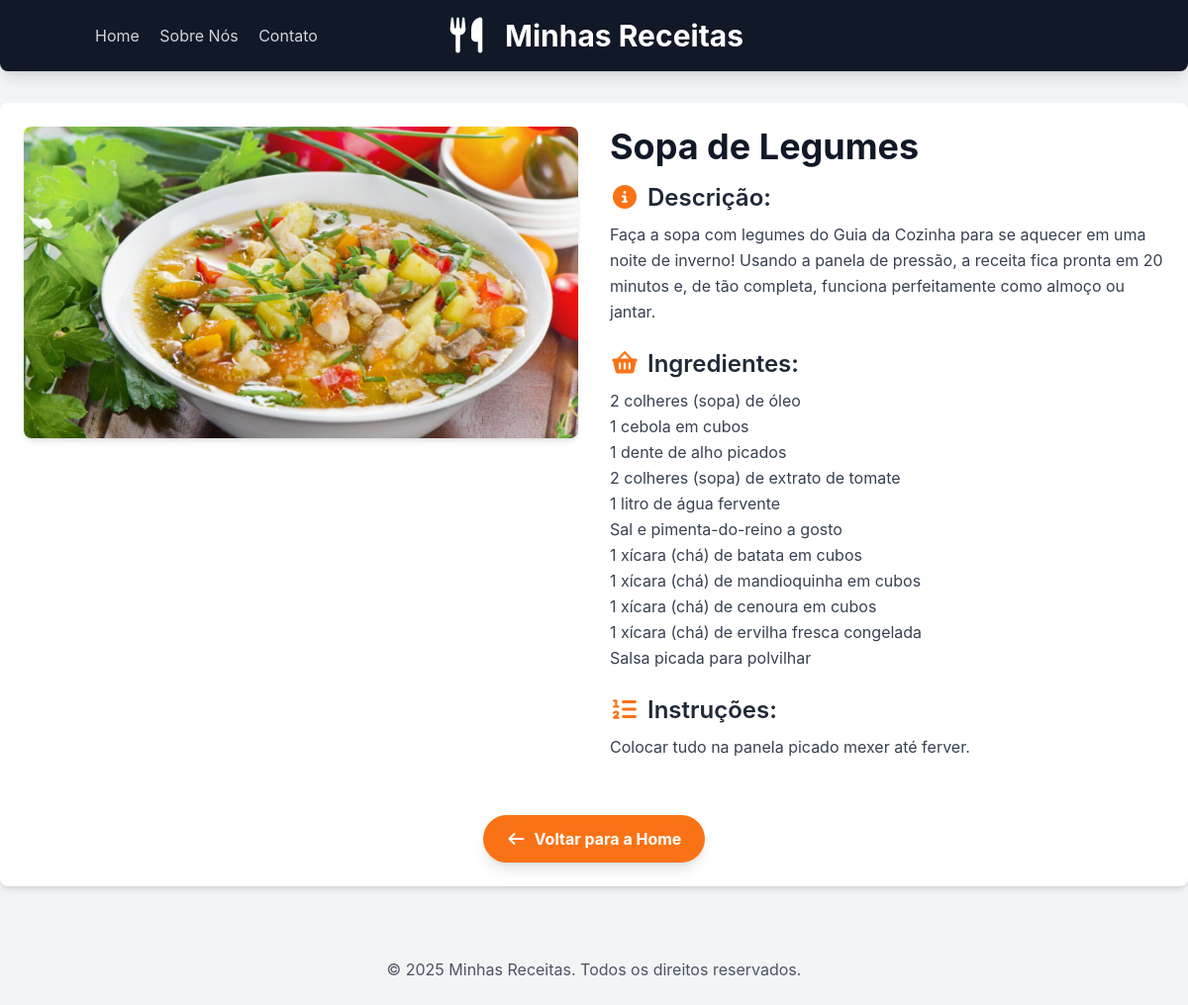
Before: /5 with the older database file.
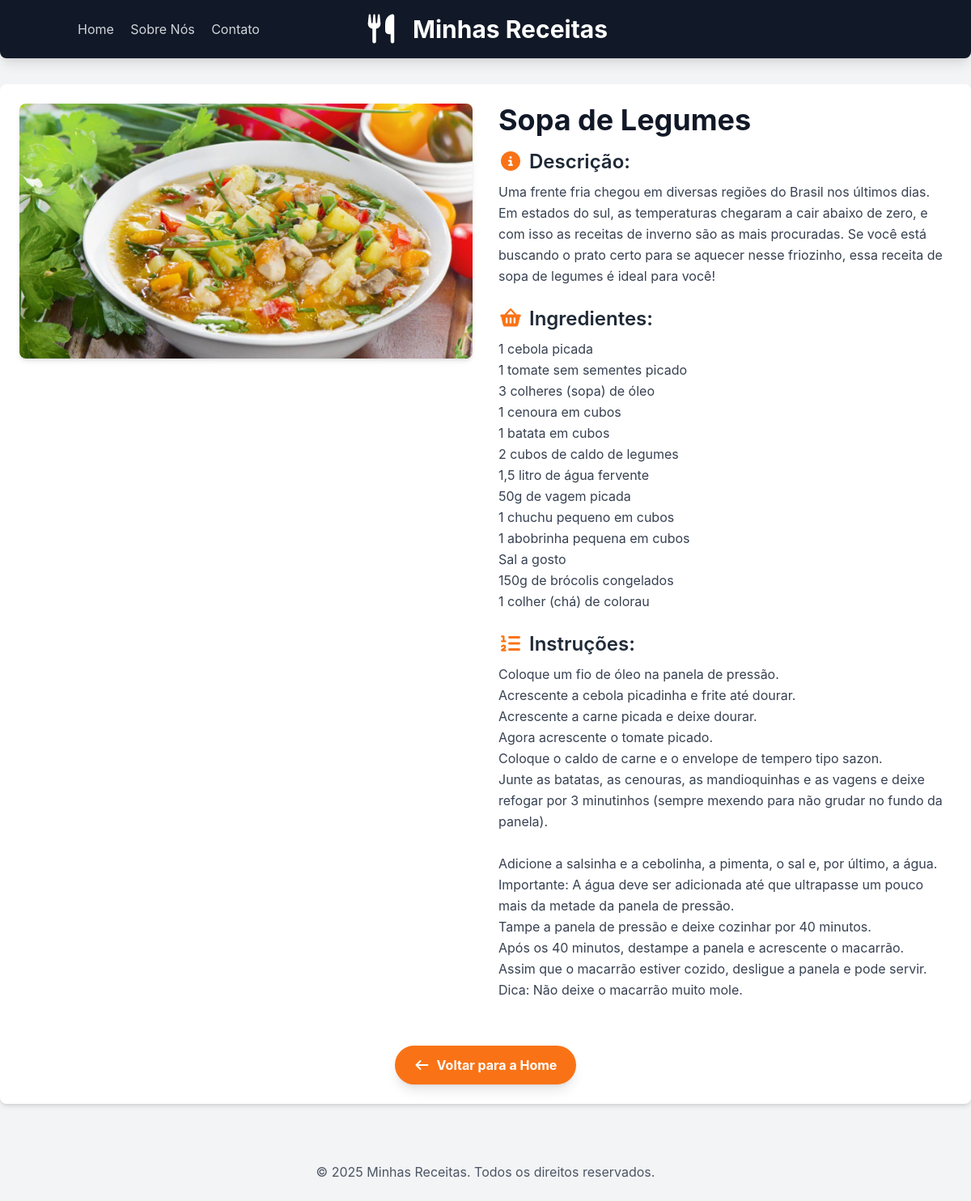
After: the same page with the newer database file.
### receitas/models.py (models this page shows, shortened)
class Receita(models.Model):
    CATEGORIAS = [
        ('doces', 'Doces'),
        ('salgados', 'Salgados'),
        ('bebidas', 'Bebidas'),
        ('sobremesas', 'Sobremesas'),
    ]
    title = models.CharField(max_length=200)
    description = models.TextField()
    ingredients = models.TextField()
    instructions = models.TextField()
    categoria = models.CharField(max_length=20, choices=CATEGORIAS, default='salgados')
    image = models.ImageField(upload_to="receitas/img", blank=True, null=True)
    created_at = models.DateTimeField(auto_now_add=True)
    updated_at = models.DateTimeField(auto_now=True)
    class Meta:
        verbose_name = "Receita"
        verbose_name_plural = "Receitas"
        ordering = ["-created_at"]

### receitas/views.py (the view)
# urls.py: path('<int:id>', views.receita_detail, name='receita_detail'),
def receita_detail(request, id):
    receita = get_object_or_404(Receita, pk=id)
    return render(request, "receitas/receita_detail.html", {"receita": receita})

### receitas/templates/receitas/receita_detail.html (shortened to what this page needs)
{% extends 'base.html' %}
{% load static %}
{% block content %}
<div class="flex flex-col md:flex-row gap-8">
    {% if receita.image %}
    <div class="md:w-1/2">
        <img src="{{ receita.image.url }}"
             alt="{{ receita.title }}"
             class="w-full h-auto rounded-lg shadow-md">
    </div>
    {% endif %}
    <div class="md:w-1/2">
        <h2 class="text-4xl font-bold text-gray-900 mb-4">{{ receita.title }}</h2>
        <h3 class="text-2xl font-semibold text-gray-800 mb-2">
            <i class="fas fa-info-circle text-orange-500 mr-2"></i>Descrição:
        </h3>
        <p class="text-gray-700 mb-6 leading-relaxed">{{ receita.description }}</p>
        <h3 class="text-2xl font-semibold text-gray-800 mb-2">
            <i class="fas fa-shopping-basket text-orange-500 mr-2"></i>Ingredientes:
        </h3>
        <p class="text-gray-700 mb-6 leading-relaxed whitespace-pre-wrap">{{ receita.ingredients }}</p>
        <h3 class="text-2xl font-semibold text-gray-800 mb-2">
            <i class="fas fa-list-ol text-orange-500 mr-2"></i>Instruções:
        </h3>
        <p class="text-gray-700 mb-6 leading-relaxed whitespace-pre-wrap">{{ receita.instructions }}</p>
    </div>
</div>
<div class="mt-8 text-center">
    <a href="{% url 'home' %}"
        class="inline-block bg-orange-500 hover:bg-orange-600 text-white font-bold py-3 px-6 rounded-full transition duration-300 ease-in-out shadow-lg">
        <i class="fas fa-arrow-left mr-2"></i>Voltar para a Home
    </a>
</div>
{% endblock %}

Changed rows visible on the page:
changed Receita "Sopa de Legumes": description "Faça a sopa com legumes do Guia da Cozinha para se aquecer em uma noite de inverno! Usando a panela de pressão, a receita fica pronta em 20 minutos e, de tão completa, funciona perfeitamente como almoço ou jantar." → "Uma frente fria chegou em diversas regiões do Brasil nos últimos dias. Em estados do sul, as temperaturas chegaram a cair abaixo de zero, e com isso as receitas de inverno são as mais procuradas. Se você está buscando o prato certo para se aquecer nesse friozinho, essa receita de sopa de legumes é ideal para você!"; ingredients "2 colheres (sopa) de óleo 1 cebola em cubos 1 dente de alho picados 2 colheres (sopa) de extrato de tomate 1 litro de água fervente Sal e pimenta-do-reino a gosto 1 xícara (chá) de batata em cubos 1 xícara (chá) de mandioquinha em cubos 1 xícara (chá) de cenoura em cubos 1 xícara (chá) de ervilha fresca congelada Salsa picada para polvilhar" → "1 cebola picada 1 tomate sem sementes picado 3 colheres (sopa) de óleo 1 cenoura em cubos 1 batata em cubos 2 cubos de caldo de legumes 1,5 litro de água fervente 50g de vagem picada 1 chuchu pequeno em cubos 1 abobrinha pequena em cubos Sal a gosto 150g de brócolis congelados 1 colher (chá) de colorau"; instructions "Colocar tudo na panela picado mexer até ferver." → "Coloque um fio de óleo na panela de pressão. Acrescente a cebola picadinha e frite até dourar. Acrescente a carne picada e deixe dourar. Agora acrescente o tomate picado. Coloque o caldo de carne e o envelope de tempero tipo sazon. Junte as batatas, as cenouras, as mandioquinhas e as vagens e deixe refogar por 3 minutinhos (sempre mexendo para não grudar no fundo da panela). Adicione a salsinha e a cebolinha, a pimenta, o sal e, por último, a água. Importante: A água deve ser adicionada até que ultrapasse um pouco mais da metade da panela de pressão. Tampe a panela de pressão e deixe cozinhar por 40 minutos. Após os 40 minutos, destampe a panela e acrescente o macarrão. Assim que o macarrão…"
